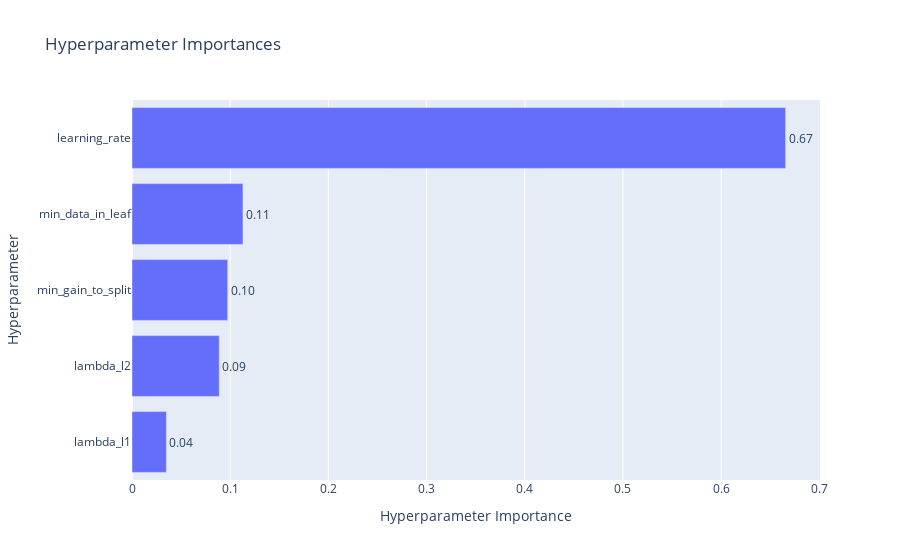

Notebook source saved alongside this figure:
### Code cell
optuna.visualization.plot_param_importances(study)

### Figure 1 — Plotly figure (JSON) as saved in the notebook; plotly's stock layout.template omitted (floating-point values rounded to 4 significant figures)
{"data": [{"cliponaxis": false, "hovertemplate": ["lambda_l1 (IntDistribution): 0.035046188751536825<extra></extra>", "lambda_l2 (IntDistribution): 0.0888520337544063<extra></extra>", "min_gain_to_split (FloatDistribution): 0.09745548356868586<extra></extra>", "min_data_in_leaf (IntDistribution): 0.11300524190474849<extra></extra>", "learning_rate (FloatDistribution): 0.6656410520206226<extra></extra>"], "name": "Objective Value", "orientation": "h", "text": ["0.04", "0.09", "0.10", "0.11", "0.67"], "textposition": "outside", "type": "bar", "x": [0.03505, 0.08885, 0.09746, 0.113, 0.6656], "y": ["lambda_l1", "lambda_l2", "min_gain_to_split", "min_data_in_leaf", "learning_rate"]}], "layout": {"title": {"text": "Hyperparameter Importances"}, "xaxis": {"title": {"text": "Hyperparameter Importance"}}, "yaxis": {"title": {"text": "Hyperparameter"}}}}
